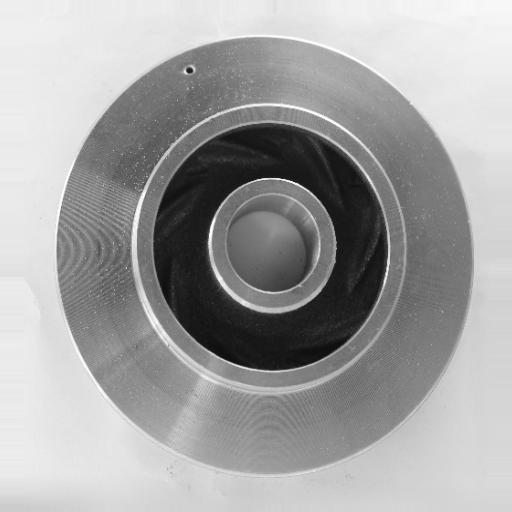
#> input picture archive/casting_512x512/casting_512x512/def_front/cast_def_0_1139.jpeg, 512 x 512 px; its folder holds only this picture in this run
$ jupyter execute --allow-errors 'MA2007B_3_PersistenciaHomologica (1).ipynb'
#> lines starting #> are read from the running program, lines starting #| are printed output that depends on the picture
# Visualización de Persistencia Homológica

## A) Visión Industrial: Inspección de Defectos

### El juguete de Intuición

**Instrucciones**:

El Juguete de Intuición (15 min)
Antes de cargar imágenes reales, programen la intuición:

1. Creen dos matrices (imágenes) en numpy de 10x10.
2. Imagen A: Un cuadrado sólido (lleno de 1s).
3. Imagen B: Un cuadrado sólido con un bloque central de 3x3 lleno de 0s (un agujero).
4. Apliquen CubicalPersistence y grafiquen el Barcode.

* Observación: La Imagen B mostrará una barra larga en H₁ (agujero). ¡Detectaron un defecto sin redes neuronales!

[cell 1]
# ------------ Importar Librerías
import numpy as np
#import pandas as pd
#import gudhi #este no era, me equivoqué
import gtda
from gtda.homology import CubicalPersistence

import matplotlib.pyplot as plt
from gtda.homology import CubicalPersistence
from gtda.plotting import plot_diagram

[cell 2]
# verificar versiones, porque tuve q hacer un entorno virtual
import sklearn
import gtda
print("sklearn:", sklearn.__version__)
print("gtda:", gtda.__version__)
print("numpy:", np.__version__)

[cell 3]
# Paso 1-2: crear imagen A (sólida) e imagen B (con hoyo)
imagenA = np.ones((10, 10))
imagenB = np.ones((10, 10))

# Paso 3: ponemos el bloque central 3x3 en 0 → ese es el 'agujero'
# índices 4:7 seleccionan filas/cols 4,5,6 → centro de la matriz 10x10
imagenB[4:7, 4:7] = 0

# visualizamos las dos imágenes para confirmar
fig, axes = plt.subplots(1, 2, figsize=(8, 3))
axes[0].imshow(imagenA, cmap='gray', vmin=0, vmax=1)
axes[0].set_title("Imagen A — sin agujero")
axes[1].imshow(imagenB, cmap='gray', vmin=0, vmax=1)
axes[1].set_title("Imagen B — con agujero 3×3")
plt.tight_layout()
plt.show()
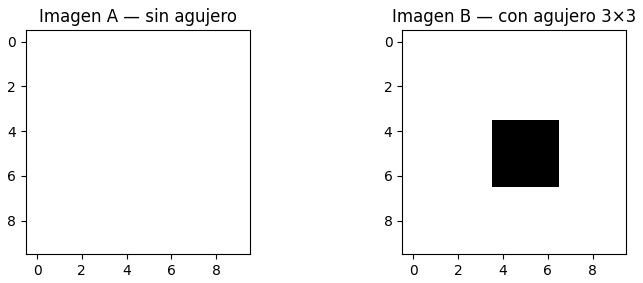
#> figure drawn by matplotlib, 2 panels

[cell 4]
# procesamos juntas las imagenes porque es la misma función

# apilamos: shape (2, 10, 10)
# .astype(np.float32) porque np.ones() crea float64 y gtda espera float32
stackImagenes = np.stack([imagenA, imagenB]).astype(np.float32)

# CubicalPersistence calcula H0 (componentes) y H1 (hoyos)
#> (the rest of this cell did not finish here and is left out)

[cell 5]
# graficamos los diagramas de persistencia (birth/death)
# cada punto es un hoyo: lejos de la diagonal = más persistente = más real

fig, axes = plt.subplots(1, 2, figsize=(12, 4))

#> (the rest of this cell did not finish here and is left out)

### El Reto Principal

**Instrucciones**:

Procesamiento del Dataset de Kaggle:

- Tomen una muestra de 300 imágenes sanas y 300 defectuosas.
- Vital: Reduzcan la resolución a 32x32 píxeles (para que el complejo cúbico corra en segundos).
- Instancien CubicalPersistence y transformen los diagramas resultantes usando PersistenceImage.
- Aplánenlos para obtener un vector 1D por cada imagen.

[cell 6]
import os
from PIL import Image
from gtda.images import PersistenceImage

# rutas al dataset de casting (relativas al notebook)
ruta_def = "archive/casting_512x512/casting_512x512/def_front"
ruta_ok  = "archive/casting_512x512/casting_512x512/ok_front"

def cargar_imagenes(ruta, n=300):
    """Carga n imágenes de una carpeta,
    las convierte a escala de grises y las redimensiona a 32x32.
    El resize es vital: 512x512 haría el complejo cubico tardísimo."""
#> called with n = 300
    imagenes = []
    archivos = sorted(os.listdir(ruta))[:n]  # tomamos los primeros n
    for archivo in archivos:
        if not archivo.endswith(('.jpeg', '.jpg', '.png')):
            continue
        img = Image.open(os.path.join(ruta, archivo)).convert("L")  # escala de grises
        img = img.resize((32, 32))                                   # reducimos a 32x32
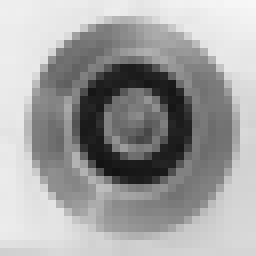
#> img: PIL image 32x32 L (shown 8 times larger); min 18, max 247, mean 162.5
        imagenes.append(np.array(img, dtype=np.float32))
    return np.array(imagenes[:n])

print("Cargando imágenes defectuosas...")
imgs_def = cargar_imagenes(ruta_def, 300)

print("Cargando imágenes sanas...")
#> (the rest of this cell did not finish here and is left out)


print(f"Defectuosas: {imgs_def.shape}")  # esperamos (300, 32, 32)
print(f"Sanas:       {imgs_ok.shape}")

$ run again, on archive/casting_512x512/casting_512x512/def_front/cast_def_0_1750.jpeg
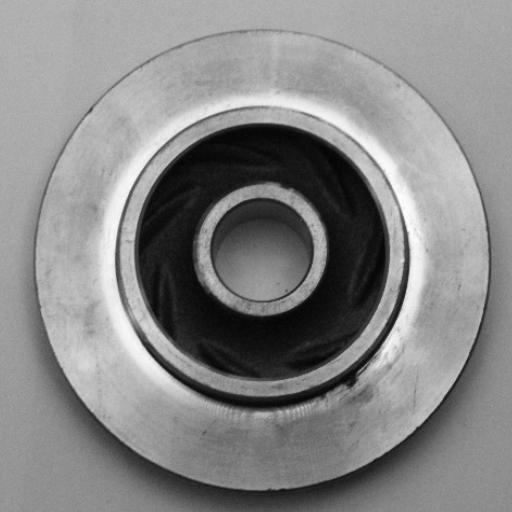
#> input picture archive/casting_512x512/casting_512x512/def_front/cast_def_0_1750.jpeg, 512 x 512 px
#> in cargar_imagenes, `img = img.resize((32, 32))`:
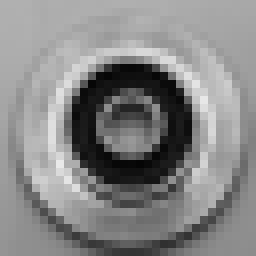
#> img: PIL image 32x32 L (shown 8 times larger); min 5, max 233, mean 134.1

$ run again, on archive/casting_512x512/casting_512x512/def_front/cast_def_0_1794.jpeg
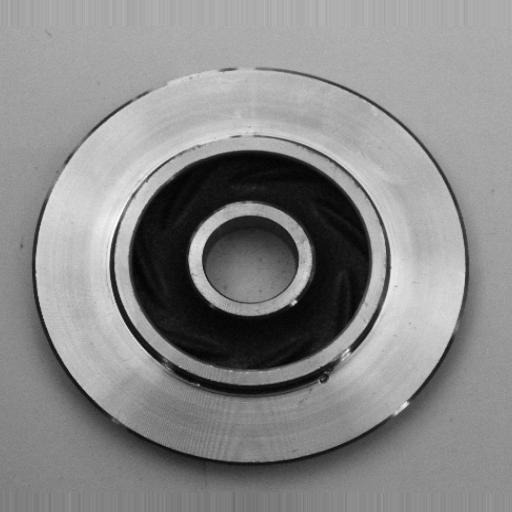
#> input picture archive/casting_512x512/casting_512x512/def_front/cast_def_0_1794.jpeg, 512 x 512 px
#> in cargar_imagenes, `img = img.resize((32, 32))`:
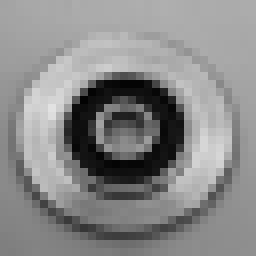
#> img: PIL image 32x32 L (shown 8 times larger); min 2, max 226, mean 136.7

$ run again, on archive/casting_512x512/casting_512x512/def_front/cast_def_0_180.jpeg
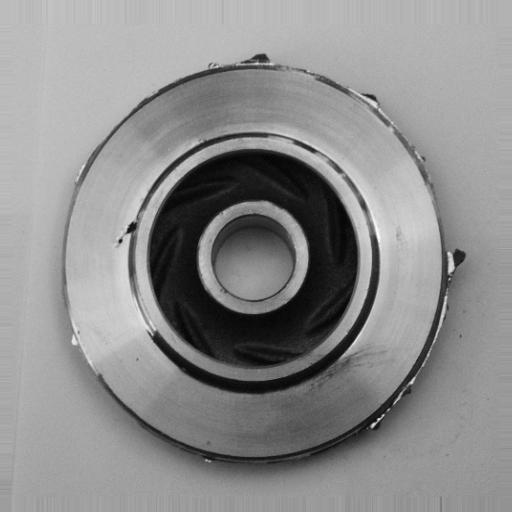
#> input picture archive/casting_512x512/casting_512x512/def_front/cast_def_0_180.jpeg, 512 x 512 px
#> in cargar_imagenes, `img = img.resize((32, 32))`:
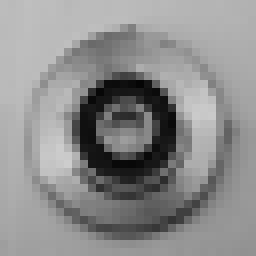
#> img: PIL image 32x32 L (shown 8 times larger); min 5, max 205, mean 140.7

$ run again, on archive/casting_512x512/casting_512x512/def_front/cast_def_0_1230.jpeg
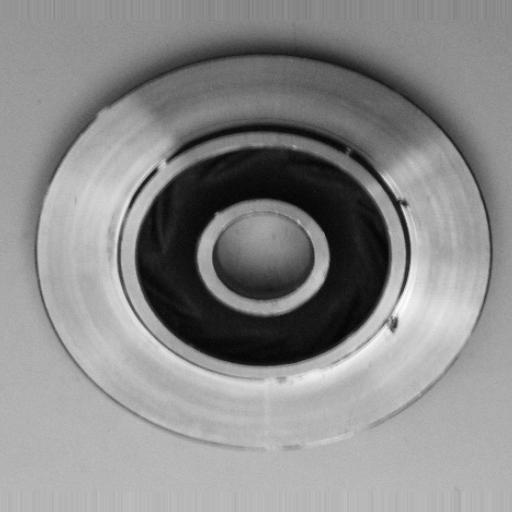
#> input picture archive/casting_512x512/casting_512x512/def_front/cast_def_0_1230.jpeg, 512 x 512 px
#> in cargar_imagenes, `img = img.resize((32, 32))`:
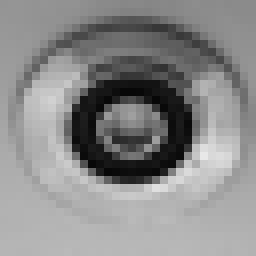
#> img: PIL image 32x32 L (shown 8 times larger); min 7, max 232, mean 137.9
